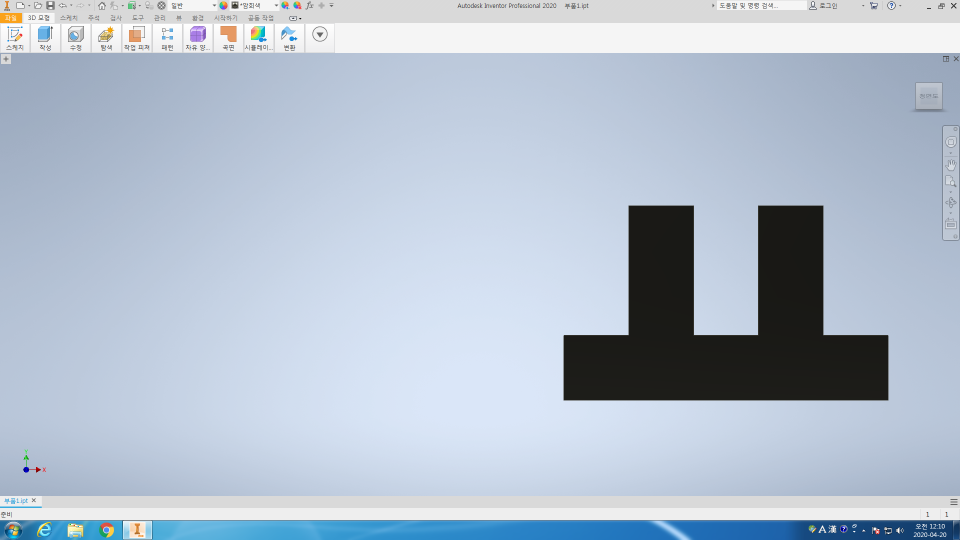
#> input picture failure_find+excel/data1/original_02.png, 1920 x 1080 px, given in place of rotation_08.png, which was not available (shown at 1/2 size)
$ python '3차영상 테스트.py'
#> lines starting #> are read from the running program, lines starting #| are printed output that depends on the picture; after the words box and inside, x2 and y2 are one past the last pixel; in counts of white or black regions, pixels touching at a corner belong together; pictures that were not available may be replaced by others from this repository, and a replacement may not be noted
import cv2
import numpy as np

def extraction(path): # 원본에서 roi 추출
    image = cv2.imread(path, cv2.IMREAD_COLOR)
#> image is the input picture: shape (1080, 1920, 3); mean B, G, R 206.1, 190.7, 178.4
    cv2.imshow("result2", image)
    cv2.waitKey(0)

    # blurred = cv2.GaussianBlur(image, (5, 5), 0)

    gray = cv2.cvtColor(image, cv2.COLOR_BGR2GRAY)
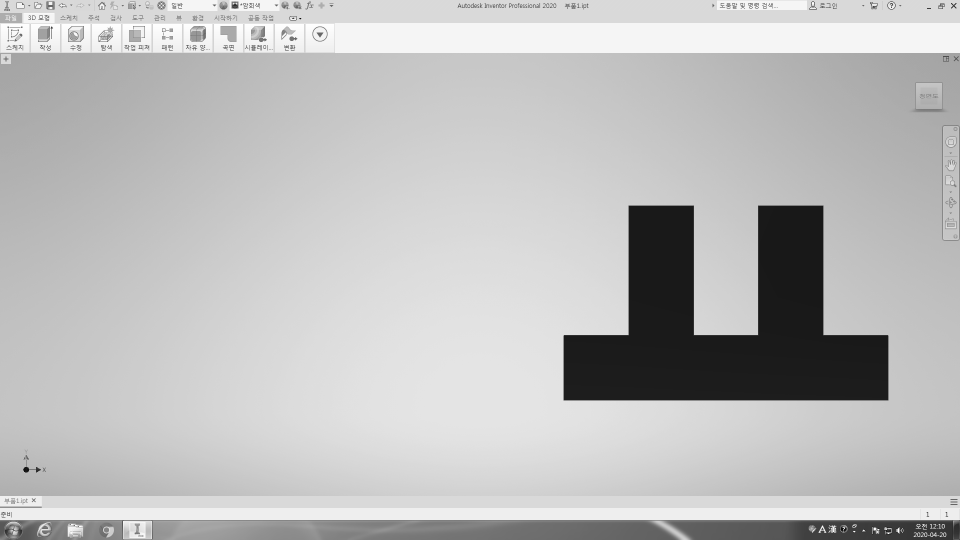
#> gray: shape (1080, 1920) (shown at 1/2 size); min 0, max 255, mean 188.7
    cv2.imshow("result2", gray)
    cv2.waitKey(0)

    edge = cv2.Canny(gray, 50, 150)
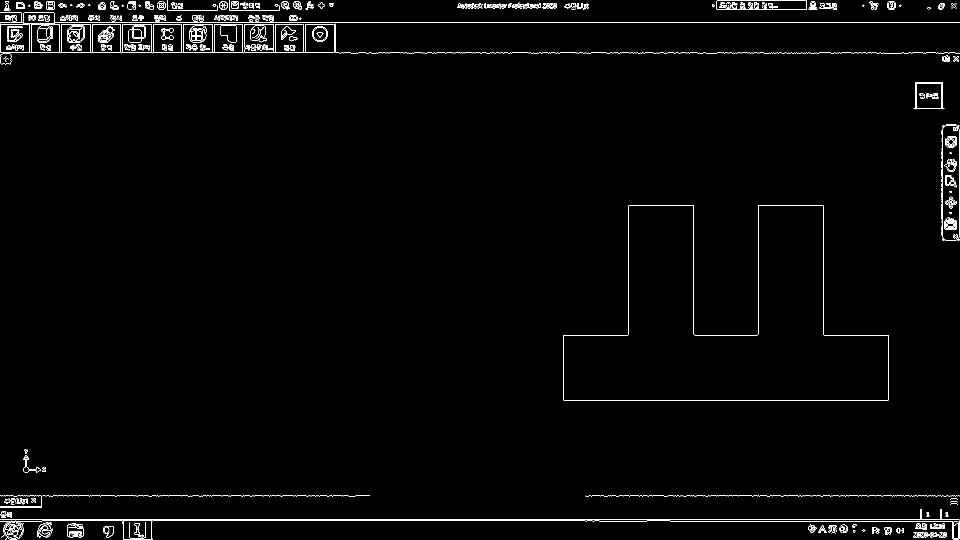
#> edge: shape (1080, 1920) (shown at 1/2 size); 1.5% white in thin lines or dots
    cv2.imshow("result2", edge)
    cv2.waitKey(0)

    edge = cv2.bitwise_not(edge)
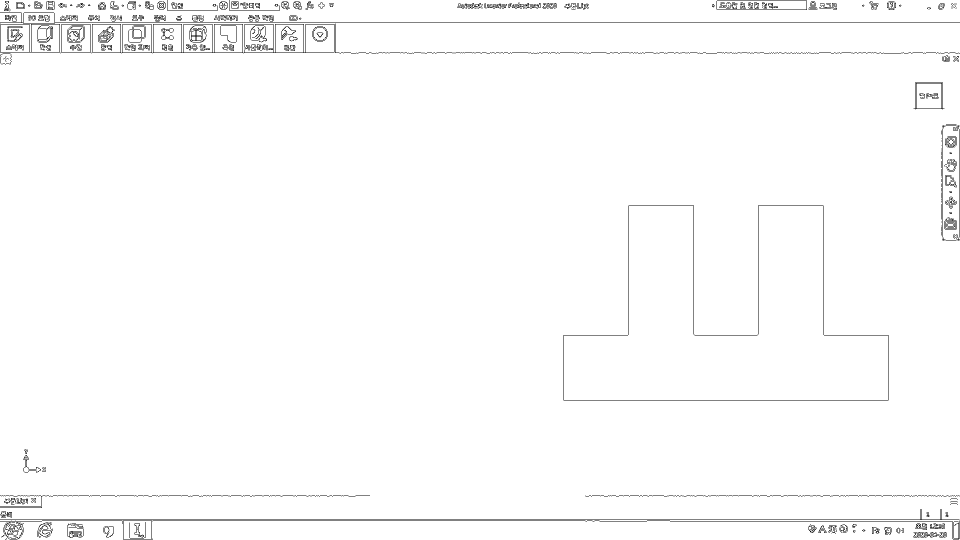
#> edge: shape (1080, 1920) (shown at 1/2 size); 98.5% white; black in thin lines or dots
    cv2.imshow("result2", edge)
    cv2.waitKey(0)

    contours = cv2.findContours(edge.copy(), cv2.RETR_LIST, cv2.CHAIN_APPROX_SIMPLE)
#> contours = 3072 contours, 2528 with area under 20; largest, box (x1, y1, x2, y2) and area: (0, 46, 1920, 1080) 1977492, (0, 0, 1920, 46) 84045, (304, 47, 488, 107) 10450, (487, 47, 670, 107) 4421, (243, 47, 305, 107) 3482
    cv2.drawContours(edge, contours[0], -1, (0, 0, 0), 1)
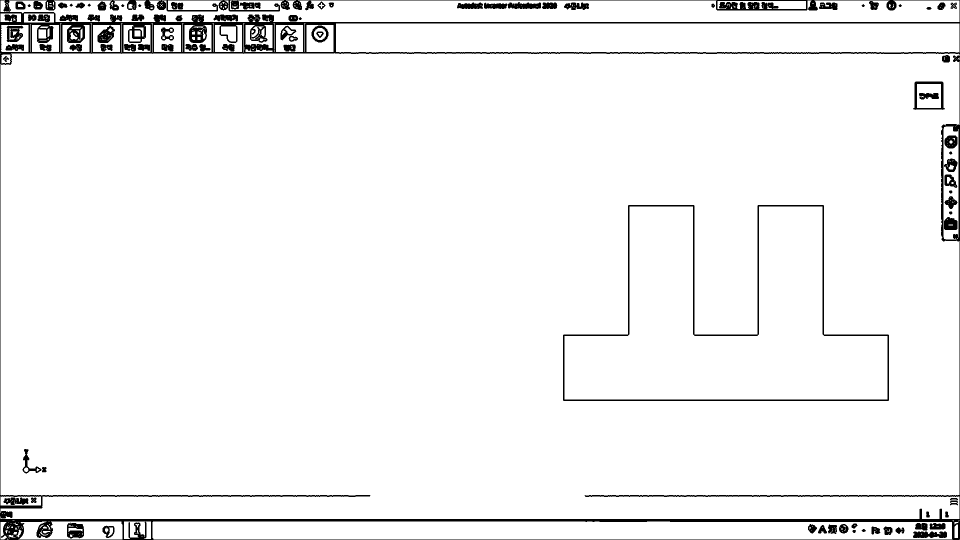
#> edge: shape (1080, 1920) (shown at 1/2 size); 95.8% white; 89 black regions, largest, box (x1, y1, x2, y2) and area: (0, 0, 1920, 1080) 57015, (1126, 410, 1778, 802) 7750, (1826, 163, 1890, 220) 954
    cv2.imshow("result2", edge)
    cv2.waitKey(0)

    nlabels, labels, stats, centroids = cv2.connectedComponentsWithStats(edge)
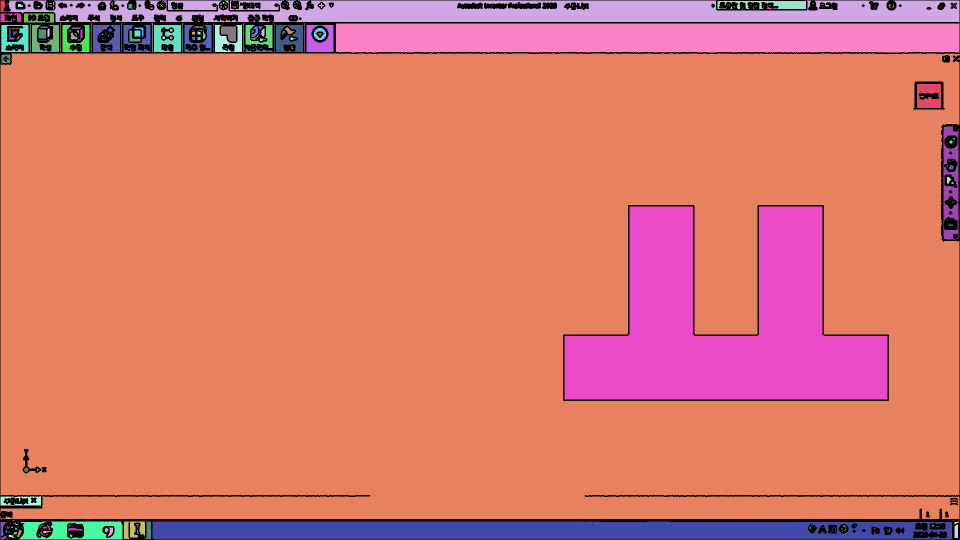
#> labels: shape (1080, 1920) int32 (shown at 1/2 size); 452 distinct labels, from 0 to 451; one colour per label, 0 black
#> nlabels = 452; stats = 452 rows, first 6: [0, 0, 1920, 1080, 88114], [1, 1, 17, 23, 200], [17, 1, 1902, 43, 62726], [449, 1, 8, 8, 26], [465, 1, 10, 1, 10], [1435, 2, 177, 16, 1587]; centroids = 452 pairs, first value 1 to 1918, second value 1 to 1078
    for i in range(nlabels):
        if i < 2:
            continue

        area = stats[i, cv2.CC_STAT_AREA]
        center_x = int(centroids[i, 0])
        center_y = int(centroids[i, 1])
        left = stats[i, cv2.CC_STAT_LEFT]
        top = stats[i, cv2.CC_STAT_TOP]
        width = stats[i, cv2.CC_STAT_WIDTH]
        height = stats[i, cv2.CC_STAT_HEIGHT]

        if area > 80000 and area < 1000000:
            dst = image.copy()
            dst = image[top - 10:top + height + 10, left - 10:left + width + 10]
            print(width, height)
#> this loop made 452 passes
#> (area, center_x, center_y, left, top, width, height) on passes 3, 4, 6: (62726, 1028, 23, 17, 1, 1902, 43), (26, 453, 2, 449, 1, 8, 8), (1587, 1545, 8, 1435, 2, 177, 16)
#| 646 386

    return dst

def diff_clip(imageA, imageB): # roi에서 차영상 추출
    height, width = 500, 1000
    blank_image = np.zeros((height, width, 3), np.uint8)
    blank_imageA = cv2.bitwise_not(blank_image)
    blank_imageB = cv2.bitwise_not(blank_image)

    grayA = cv2.cvtColor(imageA, cv2.COLOR_BGR2GRAY)
    grayB = cv2.cvtColor(imageB, cv2.COLOR_BGR2GRAY)
    blank_imageA = cv2.cvtColor(blank_imageA, cv2.COLOR_BGR2GRAY)
    blank_imageB = cv2.cvtColor(blank_imageB, cv2.COLOR_BGR2GRAY)

    ret, resultA = cv2.threshold(grayA, 0, 255, cv2.THRESH_BINARY+cv2.THRESH_OTSU)
    ret, resultB = cv2.threshold(grayB, 0, 255, cv2.THRESH_BINARY+cv2.THRESH_OTSU)

    resultA_y, resultA_x = resultA.shape
    resultB_y, resultB_x = resultB.shape

    blank_imageA[height - resultA_y:height, 0:resultA_x] = resultA
    blank_imageB[height - resultB_y:height, 0:resultB_x] = resultB

    absdiff = cv2.absdiff(blank_imageA, blank_imageB)
    return absdiff, blank_imageA, blank_imageB

path1 = "C:/Users/HSWB/Desktop/edge_detector/data1/original_01.png"
path2 = "C:/Users/HSWB/Desktop/edge_detector/data1/rotation_08.png" # 파일위치

#clip1 = extraction(path1)
clip2 = extraction(path2) # 파일 roi 추출
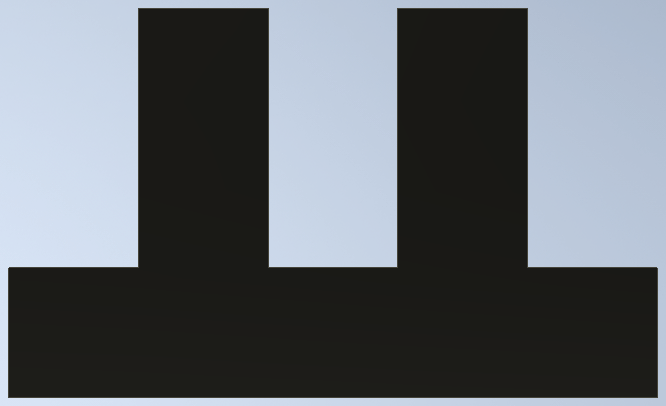
#> clip2: shape (406, 666, 3); mean of channels 0, 1, 2 111.3, 105.3, 100; drawn as B, G, R

# absdiff, blankA, blankB = diff_clip(clip1, clip2) # roi 차영상 생성

#cv2.imshow("result1", clip1)
cv2.imshow("result2", clip2)
cv2.waitKey(0)
cv2.destroyAllWindows()
